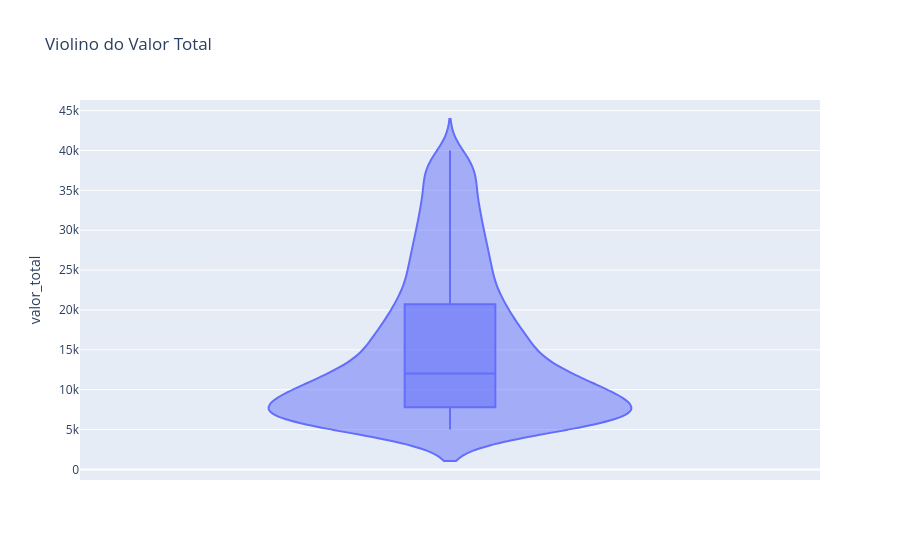

Source (notebook cell):
### Code cell
fig = px.violin(df_coluna_valor, y='valor_total', title='Violino do Valor Total', box=True)
fig.show()

### Figure 1 — Plotly figure (JSON) as saved in the notebook; plotly's stock layout.template omitted (floating-point values rounded to 4 significant figures; data arrays with more than 128 entries replaced by an {"elided": "..."} marker saying what was removed)
{"data": [{"alignmentgroup": "True", "box": {"visible": true}, "hovertemplate": "valor_total=%{y}<extra></extra>", "legendgroup": "", "marker": {"color": "#636efa"}, "name": "", "offsetgroup": "", "orientation": "v", "scalegroup": "True", "showlegend": false, "type": "violin", "x0": " ", "xaxis": "x", "y": {"elided": "2972 float values"}, "y0": " ", "yaxis": "y"}], "layout": {"legend": {"tracegroupgap": 0}, "title": {"text": "Violino do Valor Total"}, "violinmode": "group", "xaxis": {"anchor": "y", "domain": [0, 1]}, "yaxis": {"anchor": "x", "domain": [0, 1], "title": {"text": "valor_total"}}}}
